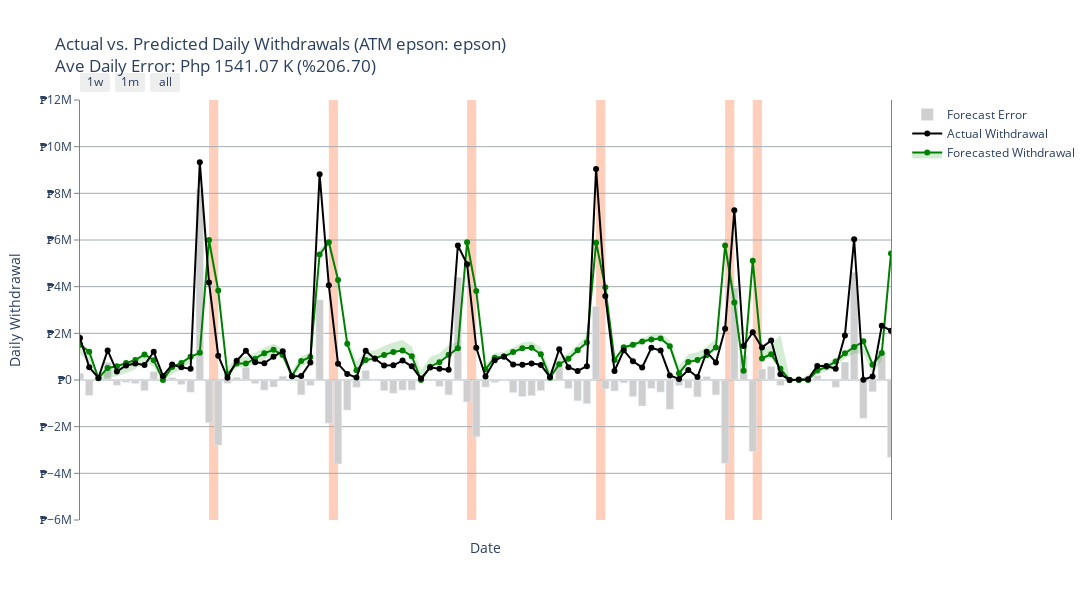

Source (notebook cell):
### Code cell


### Figure 1 — Plotly figure (JSON) as saved in the notebook; plotly's stock layout.template omitted (floating-point values rounded to 4 significant figures; data arrays with more than 128 entries replaced by an {"elided": "..."} marker saying what was removed)
{"data": [{"line": {"width": 0}, "marker": {"color": "rgba(44,160,44,0.2)"}, "mode": "lines", "name": "Lower Bound", "showlegend": false, "type": "scatter", "x": {"elided": "1082 str values"}, "y": {"elided": "1082 float values"}}, {"fill": "tonexty", "fillcolor": "rgba(44,160,44,0.2)", "line": {"color": "green"}, "mode": "lines+markers", "name": "Forecasted Withdrawal", "showlegend": true, "type": "scatter", "x": {"elided": "1082 str values"}, "y": {"elided": "1082 float values"}}, {"fill": "tonexty", "fillcolor": "rgba(44,160,44,0.2)", "line": {"width": 0}, "marker": {"color": "rgba(44,160,44,0.2)"}, "mode": "lines", "name": "Upper Bound", "showlegend": false, "type": "scatter", "x": {"elided": "1082 str values"}, "y": {"elided": "1082 float values"}}, {"line": {"color": "rgba(0,0,0,1)"}, "mode": "lines+markers", "name": "Actual Withdrawal", "showlegend": true, "type": "scatter", "x": {"elided": "1082 str values"}, "y": {"elided": "1082 int values"}}, {"marker": {"color": "rgba(207,207,207,1)"}, "name": "Forecast Error", "showlegend": true, "type": "bar", "x": {"elided": "1082 str values"}, "y": {"elided": "1082 float values"}}], "layout": {"height": 600, "paper_bgcolor": "rgb(255,255,255)", "plot_bgcolor": "rgb(255,255,255)", "shapes": [{"fillcolor": "LightSalmon", "layer": "below", "line": {"width": 0}, "opacity": 0.5, "type": "rect", "x0": "2017-01-13", "x1": "2017-01-14", "xref": "x", "y0": 0, "y1": 1, "yref": "paper"}, {"fillcolor": "LightSalmon", "layer": "below", "line": {"width": 0}, "opacity": 0.5, "type": "rect", "x0": "2017-01-27", "x1": "2017-01-28", "xref": "x", "y0": 0, "y1": 1, "yref": "paper"}, {"fillcolor": "LightSalmon", "layer": "below", "line": {"width": 0}, "opacity": 0.5, "type": "rect", "x0": "2017-01-30", "x1": "2017-01-31", "xref": "x", "y0": 0, "y1": 1, "yref": "paper"}, {"fillcolor": "LightSalmon", "layer": "below", "line": {"width": 0}, "opacity": 0.5, "type": "rect", "x0": "2017-02-15", "x1": "2017-02-16", "xref": "x", "y0": 0, "y1": 1, "yref": "paper"}, {"fillcolor": "LightSalmon", "layer": "below", "line": {"width": 0}, "opacity": 0.5, "type": "rect", "x0": "2017-02-28", "x1": "2017-03-01", "xref": "x", "y0": 0, "y1": 1, "yref": "paper"}, {"fillcolor": "LightSalmon", "layer": "below", "line": {"width": 0}, "opacity": 0.5, "type": "rect", "x0": "2017-03-15", "x1": "2017-03-16", "xref": "x", "y0": 0, "y1": 1, "yref": "paper"}, {"fillcolor": "LightSalmon", "layer": "below", "line": {"width": 0}, "opacity": 0.5, "type": "rect", "x0": "2017-03-30", "x1": "2017-03-31", "xref": "x", "y0": 0, "y1": 1, "yref": "paper"}, {"fillcolor": "LightSalmon", "layer": "below", "line": {"width": 0}, "opacity": 0.5, "type": "rect", "x0": "2017-04-12", "x1": "2017-04-13", "xref": "x", "y0": 0, "y1": 1, "yref": "paper"}, {"fillcolor": "LightSalmon", "layer": "below", "line": {"width": 0}, "opacity": 0.5, "type": "rect", "x0": "2017-04-28", "x1": "2017-04-29", "xref": "x", "y0": 0, "y1": 1, "yref": "paper"}, {"fillcolor": "LightSalmon", "layer": "below", "line": {"width": 0}, "opacity": 0.5, "type": "rect", "x0": "2017-05-12", "x1": "2017-05-13", "xref": "x", "y0": 0, "y1": 1, "yref": "paper"}, {"fillcolor": "LightSalmon", "layer": "below", "line": {"width": 0}, "opacity": 0.5, "type": "rect", "x0": "2017-05-15", "x1": "2017-05-16", "xref": "x", "y0": 0, "y1": 1, "yref": "paper"}, {"fillcolor": "LightSalmon", "layer": "below", "line": {"width": 0}, "opacity": 0.5, "type": "rect", "x0": "2017-05-30", "x1": "2017-05-31", "xref": "x", "y0": 0, "y1": 1, "yref": "paper"}, {"fillcolor": "LightSalmon", "layer": "below", "line": {"width": 0}, "opacity": 0.5, "type": "rect", "x0": "2017-06-15", "x1": "2017-06-16", "xref": "x", "y0": 0, "y1": 1, "yref": "paper"}, {"fillcolor": "LightSalmon", "layer": "below", "line": {"width": 0}, "opacity": 0.5, "type": "rect", "x0": "2017-06-30", "x1": "2017-07-01", "xref": "x", "y0": 0, "y1": 1, "yref": "paper"}, {"fillcolor": "LightSalmon", "layer": "below", "line": {"width": 0}, "opacity": 0.5, "type": "rect", "x0": "2017-07-14", "x1": "2017-07-15", "xref": "x", "y0": 0, "y1": 1, "yref": "paper"}, {"fillcolor": "LightSalmon", "layer": "below", "line": {"width": 0}, "opacity": 0.5, "type": "rect", "x0": "2017-07-28", "x1": "2017-07-29", "xref": "x", "y0": 0, "y1": 1, "yref": "paper"}, {"fillcolor": "LightSalmon", "layer": "below", "line": {"width": 0}, "opacity": 0.5, "type": "rect", "x0": "2017-08-15", "x1": "2017-08-16", "xref": "x", "y0": 0, "y1": 1, "yref": "paper"}, {"fillcolor": "LightSalmon", "layer": "below", "line": {"width": 0}, "opacity": 0.5, "type": "rect", "x0": "2017-08-30", "x1": "2017-08-31", "xref": "x", "y0": 0, "y1": 1, "yref": "paper"}, {"fillcolor": "LightSalmon", "layer": "below", "line": {"width": 0}, "opacity": 0.5, "type": "rect", "x0": "2017-09-15", "x1": "2017-09-16", "xref": "x", "y0": 0, "y1": 1, "yref": "paper"}, {"fillcolor": "LightSalmon", "layer": "below", "line": {"width": 0}, "opacity": 0.5, "type": "rect", "x0": "2017-09-29", "x1": "2017-09-30", "xref": "x", "y0": 0, "y1": 1, "yref": "paper"}, {"fillcolor": "LightSalmon", "layer": "below", "line": {"width": 0}, "opacity": 0.5, "type": "rect", "x0": "2017-10-13", "x1": "2017-10-14", "xref": "x", "y0": 0, "y1": 1, "yref": "paper"}, {"fillcolor": "LightSalmon", "layer": "below", "line": {"width": 0}, "opacity": 0.5, "type": "rect", "x0": "2017-10-27", "x1": "2017-10-28", "xref": "x", "y0": 0, "y1": 1, "yref": "paper"}, {"fillcolor": "LightSalmon", "layer": "below", "line": {"width": 0}, "opacity": 0.5, "type": "rect", "x0": "2017-10-30", "x1": "2017-10-31", "xref": "x", "y0": 0, "y1": 1, "yref": "paper"}, {"fillcolor": "LightSalmon", "layer": "below", "line": {"width": 0}, "opacity": 0.5, "type": "rect", "x0": "2017-11-15", "x1": "2017-11-16", "xref": "x", "y0": 0, "y1": 1, "yref": "paper"}, {"fillcolor": "LightSalmon", "layer": "below", "line": {"width": 0}, "opacity": 0.5, "type": "rect", "x0": "2017-11-29", "x1": "2017-11-30", "xref": "x", "y0": 0, "y1": 1, "yref": "paper"}, {"fillcolor": "LightSalmon", "layer": "below", "line": {"width": 0}, "opacity": 0.5, "type": "rect", "x0": "2017-12-06", "x1": "2017-12-07", "xref": "x", "y0": 0, "y1": 1, "yref": "paper"}, {"fillcolor": "LightSalmon", "layer": "below", "line": {"width": 0}, "opacity": 0.5, "type": "rect", "x0": "2017-12-15", "x1": "2017-12-16", "xref": "x", "y0": 0, "y1": 1, "yref": "paper"}, {"fillcolor": "LightSalmon", "layer": "below", "line": {"width": 0}, "opacity": 0.5, "type": "rect", "x0": "2017-12-22", "x1": "2017-12-23", "xref": "x", "y0": 0, "y1": 1, "yref": "paper"}, {"fillcolor": "LightSalmon", "layer": "below", "line": {"width": 0}, "opacity": 0.5, "type": "rect", "x0": "2018-01-12", "x1": "2018-01-13", "xref": "x", "y0": 0, "y1": 1, "yref": "paper"}, {"fillcolor": "LightSalmon", "layer": "below", "line": {"width": 0}, "opacity": 0.5, "type": "rect", "x0": "2018-01-15", "x1": "2018-01-16", "xref": "x", "y0": 0, "y1": 1, "yref": "paper"}, {"fillcolor": "LightSalmon", "layer": "below", "line": {"width": 0}, "opacity": 0.5, "type": "rect", "x0": "2018-01-30", "x1": "2018-01-31", "xref": "x", "y0": 0, "y1": 1, "yref": "paper"}, {"fillcolor": "LightSalmon", "layer": "below", "line": {"width": 0}, "opacity": 0.5, "type": "rect", "x0": "2018-02-15", "x1": "2018-02-16", "xref": "x", "y0": 0, "y1": 1, "yref": "paper"}, {"fillcolor": "LightSalmon", "layer": "below", "line": {"width": 0}, "opacity": 0.5, "type": "rect", "x0": "2018-02-28", "x1": "2018-03-01", "xref": "x", "y0": 0, "y1": 1, "yref": "paper"}, {"fillcolor": "LightSalmon", "layer": "below", "line": {"width": 0}, "opacity": 0.5, "type": "rect", "x0": "2018-03-15", "x1": "2018-03-16", "xref": "x", "y0": 0, "y1": 1, "yref": "paper"}, {"fillcolor": "LightSalmon", "layer": "below", "line": {"width": 0}, "opacity": 0.5, "type": "rect", "x0": "2018-03-28", "x1": "2018-03-29", "xref": "x", "y0": 0, "y1": 1, "yref": "paper"}, {"fillcolor": "LightSalmon", "layer": "below", "line": {"width": 0}, "opacity": 0.5, "type": "rect", "x0": "2018-04-13", "x1": "2018-04-14", "xref": "x", "y0": 0, "y1": 1, "yref": "paper"}, {"fillcolor": "LightSalmon", "layer": "below", "line": {"width": 0}, "opacity": 0.5, "type": "rect", "x0": "2018-04-27", "x1": "2018-04-28", "xref": "x", "y0": 0, "y1": 1, "yref": "paper"}, {"fillcolor": "LightSalmon", "layer": "below", "line": {"width": 0}, "opacity": 0.5, "type": "rect", "x0": "2018-04-30", "x1": "2018-05-01", "xref": "x", "y0": 0, "y1": 1, "yref": "paper"}, {"fillcolor": "LightSalmon", "layer": "below", "line": {"width": 0}, "opacity": 0.5, "type": "rect", "x0": "2018-05-15", "x1": "2018-05-16", "xref": "x", "y0": 0, "y1": 1, "yref": "paper"}, {"fillcolor": "LightSalmon", "layer": "below", "line": {"width": 0}, "opacity": 0.5, "type": "rect", "x0": "2018-05-30", "x1": "2018-05-31", "xref": "x", "y0": 0, "y1": 1, "yref": "paper"}, {"fillcolor": "LightSalmon", "layer": "below", "line": {"width": 0}, "opacity": 0.5, "type": "rect", "x0": "2018-06-14", "x1": "2018-06-15", "xref": "x", "y0": 0, "y1": 1, "yref": "paper"}, {"fillcolor": "LightSalmon", "layer": "below", "line": {"width": 0}, "opacity": 0.5, "type": "rect", "x0": "2018-06-29", "x1": "2018-06-30", "xref": "x", "y0": 0, "y1": 1, "yref": "paper"}, {"fillcolor": "LightSalmon", "layer": "below", "line": {"width": 0}, "opacity": 0.5, "type": "rect", "x0": "2018-07-13", "x1": "2018-07-14", "xref": "x", "y0": 0, "y1": 1, "yref": "paper"}, {"fillcolor": "LightSalmon", "layer": "below", "line": {"width": 0}, "opacity": 0.5, "type": "rect", "x0": "2018-07-27", "x1": "2018-07-28", "xref": "x", "y0": 0, "y1": 1, "yref": "paper"}, {"fillcolor": "LightSalmon", "layer": "below", "line": {"width": 0}, "opacity": 0.5, "type": "rect", "x0": "2018-07-30", "x1": "2018-07-31", "xref": "x", "y0": 0, "y1": 1, "yref": "paper"}, {"fillcolor": "LightSalmon", "layer": "below", "line": {"width": 0}, "opacity": 0.5, "type": "rect", "x0": "2018-08-15", "x1": "2018-08-16", "xref": "x", "y0": 0, "y1": 1, "yref": "paper"}, {"fillcolor": "LightSalmon", "layer": "below", "line": {"width": 0}, "opacity": 0.5, "type": "rect", "x0": "2018-08-30", "x1": "2018-08-31", "xref": "x", "y0": 0, "y1": 1, "yref": "paper"}, {"fillcolor": "LightSalmon", "layer": "below", "line": {"width": 0}, "opacity": 0.5, "type": "rect", "x0": "2018-09-14", "x1": "2018-09-15", "xref": "x", "y0": 0, "y1": 1, "yref": "paper"}, {"fillcolor": "LightSalmon", "layer": "below", "line": {"width": 0}, "opacity": 0.5, "type": "rect", "x0": "2018-09-28", "x1": "2018-09-29", "xref": "x", "y0": 0, "y1": 1, "yref": "paper"}, {"fillcolor": "LightSalmon", "layer": "below", "line": {"width": 0}, "opacity": 0.5, "type": "rect", "x0": "2018-10-12", "x1": "2018-10-13", "xref": "x", "y0": 0, "y1": 1, "yref": "paper"}, {"fillcolor": "LightSalmon", "layer": "below", "line": {"width": 0}, "opacity": 0.5, "type": "rect", "x0": "2018-10-15", "x1": "2018-10-16", "xref": "x", "y0": 0, "y1": 1, "yref": "paper"}, {"fillcolor": "LightSalmon", "layer": "below", "line": {"width": 0}, "opacity": 0.5, "type": "rect", "x0": "2018-10-30", "x1": "2018-10-31", "xref": "x", "y0": 0, "y1": 1, "yref": "paper"}, {"fillcolor": "LightSalmon", "layer": "below", "line": {"width": 0}, "opacity": 0.5, "type": "rect", "x0": "2018-11-15", "x1": "2018-11-16", "xref": "x", "y0": 0, "y1": 1, "yref": "paper"}, {"fillcolor": "LightSalmon", "layer": "below", "line": {"width": 0}, "opacity": 0.5, "type": "rect", "x0": "2018-11-29", "x1": "2018-11-30", "xref": "x", "y0": 0, "y1": 1, "yref": "paper"}, {"fillcolor": "LightSalmon", "layer": "below", "line": {"width": 0}, "opacity": 0.5, "type": "rect", "x0": "2018-12-05", "x1": "2018-12-06", "xref": "x", "y0": 0, "y1": 1, "yref": "paper"}, {"fillcolor": "LightSalmon", "layer": "below", "line": {"width": 0}, "opacity": 0.5, "type": "rect", "x0": "2018-12-14", "x1": "2018-12-15", "xref": "x", "y0": 0, "y1": 1, "yref": "paper"}, {"fillcolor": "LightSalmon", "layer": "below", "line": {"width": 0}, "opacity": 0.5, "type": "rect", "x0": "2018-12-21", "x1": "2018-12-22", "xref": "x", "y0": 0, "y1": 1, "yref": "paper"}, {"fillcolor": "LightSalmon", "layer": "below", "line": {"width": 0}, "opacity": 0.5, "type": "rect", "x0": "2019-01-15", "x1": "2019-01-16", "xref": "x", "y0": 0, "y1": 1, "yref": "paper"}, {"fillcolor": "LightSalmon", "layer": "below", "line": {"width": 0}, "opacity": 0.5, "type": "rect", "x0": "2019-01-30", "x1": "2019-01-31", "xref": "x", "y0": 0, "y1": 1, "yref": "paper"}, {"fillcolor": "LightSalmon", "layer": "below", "line": {"width": 0}, "opacity": 0.5, "type": "rect", "x0": "2019-02-15", "x1": "2019-02-16", "xref": "x", "y0": 0, "y1": 1, "yref": "paper"}, {"fillcolor": "LightSalmon", "layer": "below", "line": {"width": 0}, "opacity": 0.5, "type": "rect", "x0": "2019-02-28", "x1": "2019-03-01", "xref": "x", "y0": 0, "y1": 1, "yref": "paper"}, {"fillcolor": "LightSalmon", "layer": "below", "line": {"width": 0}, "opacity": 0.5, "type": "rect", "x0": "2019-03-15", "x1": "2019-03-16", "xref": "x", "y0": 0, "y1": 1, "yref": "paper"}, {"fillcolor": "LightSalmon", "layer": "below", "line": {"width": 0}, "opacity": 0.5, "type": "rect", "x0": "2019-03-29", "x1": "2019-03-30", "xref": "x", "y0": 0, "y1": 1, "yref": "paper"}, {"fillcolor": "LightSalmon", "layer": "below", "line": {"width": 0}, "opacity": 0.5, "type": "rect", "x0": "2019-04-12", "x1": "2019-04-13", "xref": "x", "y0": 0, "y1": 1, "yref": "paper"}, {"fillcolor": "LightSalmon", "layer": "below", "line": {"width": 0}, "opacity": 0.5, "type": "rect", "x0": "2019-04-15", "x1": "2019-04-16", "xref": "x", "y0": 0, "y1": 1, "yref": "paper"}, {"fillcolor": "LightSalmon", "layer": "below", "line": {"width": 0}, "opacity": 0.5, "type": "rect", "x0": "2019-04-30", "x1": "2019-05-01", "xref": "x", "y0": 0, "y1": 1, "yref": "paper"}, {"fillcolor": "LightSalmon", "layer": "below", "line": {"width": 0}, "opacity": 0.5, "type": "rect", "x0": "2019-05-15", "x1": "2019-05-16", "xref": "x", "y0": 0, "y1": 1, "yref": "paper"}, {"fillcolor": "LightSalmon", "layer": "below", "line": {"width": 0}, "opacity": 0.5, "type": "rect", "x0": "2019-05-30", "x1": "2019-05-31", "xref": "x", "y0": 0, "y1": 1, "yref": "paper"}, {"fillcolor": "LightSalmon", "layer": "below", "line": {"width": 0}, "opacity": 0.5, "type": "rect", "x0": "2019-06-14", "x1": "2019-06-15", "xref": "x", "y0": 0, "y1": 1, "yref": "paper"}, {"fillcolor": "LightSalmon", "layer": "below", "line": {"width": 0}, "opacity": 0.5, "type": "rect", "x0": "2019-06-28", "x1": "2019-06-29", "xref": "x", "y0": 0, "y1": 1, "yref": "paper"}, {"fillcolor": "LightSalmon", "layer": "below", "line": {"width": 0}, "opacity": 0.5, "type": "rect", "x0": "2019-07-15", "x1": "2019-07-16", "xref": "x", "y0": 0, "y1": 1, "yref": "paper"}, {"fillcolor": "LightSalmon", "layer": "below", "line": {"width": 0}, "opacity": 0.5, "type": "rect", "x0": "2019-07-30", "x1": "2019-07-31", "xref": "x", "y0": 0, "y1": 1, "yref": "paper"}, {"fillcolor": "LightSalmon", "layer": "below", "line": {"width": 0}, "opacity": 0.5, "type": "rect", "x0": "2019-08-15", "x1": "2019-08-16", "xref": "x", "y0": 0, "y1": 1, "yref": "paper"}, {"fillcolor": "LightSalmon", "layer": "below", "line": {"width": 0}, "opacity": 0.5, "type": "rect", "x0": "2019-08-30", "x1": "2019-08-31", "xref": "x", "y0": 0, "y1": 1, "yref": "paper"}, {"fillcolor": "LightSalmon", "layer": "below", "line": {"width": 0}, "opacity": 0.5, "type": "rect", "x0": "2019-09-13", "x1": "2019-09-14", "xref": "x", "y0": 0, "y1": 1, "yref": "paper"}, {"fillcolor": "LightSalmon", "layer": "below", "line": {"width": 0}, "opacity": 0.5, "type": "rect", "x0": "2019-09-27", "x1": "2019-09-28", "xref": "x", "y0": 0, "y1": 1, "yref": "paper"}, {"fillcolor": "LightSalmon", "layer": "below", "line": {"width": 0}, "opacity": 0.5, "type": "rect", "x0": "2019-09-30", "x1": "2019-10-01", "xref": "x", "y0": 0, "y1": 1, "yref": "paper"}, {"fillcolor": "LightSalmon", "layer": "below", "line": {"width": 0}, "opacity": 0.5, "type": "rect", "x0": "2019-10-15", "x1": "2019-10-16", "xref": "x", "y0": 0, "y1": 1, "yref": "paper"}, {"fillcolor": "LightSalmon", "layer": "below", "line": {"width": 0}, "opacity": 0.5, "type": "rect", "x0": "2019-10-30", "x1": "2019-10-31", "xref": "x", "y0": 0, "y1": 1, "yref": "paper"}, {"fillcolor": "LightSalmon", "layer": "below", "line": {"width": 0}, "opacity": 0.5, "type": "rect", "x0": "2019-11-15", "x1": "2019-11-16", "xref": "x", "y0": 0, "y1": 1, "yref": "paper"}, {"fillcolor": "LightSalmon", "layer": "below", "line": {"width": 0}, "opacity": 0.5, "type": "rect", "x0": "2019-11-29", "x1": "2019-11-30", "xref": "x", "y0": 0, "y1": 1, "yref": "paper"}, {"fillcolor": "LightSalmon", "layer": "below", "line": {"width": 0}, "opacity": 0.5, "type": "rect", "x0": "2019-12-13", "x1": "2019-12-14", "xref": "x", "y0": 0, "y1": 1, "yref": "paper"}, {"fillcolor": "LightSalmon", "layer": "below", "line": {"width": 0}, "opacity": 0.5, "type": "rect", "x0": "2019-12-20", "x1": "2019-12-21", "xref": "x", "y0": 0, "y1": 1, "yref": "paper"}, {"fillcolor": "LightSalmon", "layer": "below", "line": {"width": 0}, "opacity": 0.5, "type": "rect", "x0": "2020-01-15", "x1": "2020-01-16", "xref": "x", "y0": 0, "y1": 1, "yref": "paper"}, {"fillcolor": "LightSalmon", "layer": "below", "line": {"width": 0}, "opacity": 0.5, "type": "rect", "x0": "2020-01-30", "x1": "2020-01-31", "xref": "x", "y0": 0, "y1": 1, "yref": "paper"}, {"fillcolor": "LightSalmon", "layer": "below", "line": {"width": 0}, "opacity": 0.5, "type": "rect", "x0": "2020-02-14", "x1": "2020-02-15", "xref": "x", "y0": 0, "y1": 1, "yref": "paper"}, {"fillcolor": "LightSalmon", "layer": "below", "line": {"width": 0}, "opacity": 0.5, "type": "rect", "x0": "2020-02-28", "x1": "2020-02-29", "xref": "x", "y0": 0, "y1": 1, "yref": "paper"}, {"fillcolor": "LightSalmon", "layer": "below", "line": {"width": 0}, "opacity": 0.5, "type": "rect", "x0": "2020-03-13", "x1": "2020-03-14", "xref": "x", "y0": 0, "y1": 1, "yref": "paper"}, {"fillcolor": "LightSalmon", "layer": "below", "line": {"width": 0}, "opacity": 0.5, "type": "rect", "x0": "2020-03-27", "x1": "2020-03-28", "xref": "x", "y0": 0, "y1": 1, "yref": "paper"}, {"fillcolor": "LightSalmon", "layer": "below", "line": {"width": 0}, "opacity": 0.5, "type": "rect", "x0": "2020-03-30", "x1": "2020-03-31", "xref": "x", "y0": 0, "y1": 1, "yref": "paper"}, {"fillcolor": "LightSalmon", "layer": "below", "line": {"width": 0}, "opacity": 0.5, "type": "rect", "x0": "2020-04-15", "x1": "2020-04-16", "xref": "x", "y0": 0, "y1": 1, "yref": "paper"}, {"fillcolor": "LightSalmon", "layer": "below", "line": {"width": 0}, "opacity": 0.5, "type": "rect", "x0": "2020-04-30", "x1": "2020-05-01", "xref": "x", "y0": 0, "y1": 1, "yref": "paper"}, {"fillcolor": "LightSalmon", "layer": "below", "line": {"width": 0}, "opacity": 0.5, "type": "rect", "x0": "2020-05-15", "x1": "2020-05-16", "xref": "x", "y0": 0, "y1": 1, "yref": "paper"}, {"fillcolor": "LightSalmon", "layer": "below", "line": {"width": 0}, "opacity": 0.5, "type": "rect", "x0": "2020-05-29", "x1": "2020-05-30", "xref": "x", "y0": 0, "y1": 1, "yref": "paper"}, {"fillcolor": "LightSalmon", "layer": "below", "line": {"width": 0}, "opacity": 0.5, "type": "rect", "x0": "2020-06-12", "x1": "2020-06-13", "xref": "x", "y0": 0, "y1": 1, "yref": "paper"}, {"fillcolor": "LightSalmon", "layer": "below", "line": {"width": 0}, "opacity": 0.5, "type": "rect", "x0": "2020-06-15", "x1": "2020-06-16", "xref": "x", "y0": 0, "y1": 1, "yref": "paper"}, {"fillcolor": "LightSalmon", "layer": "below", "line": {"width": 0}, "opacity": 0.5, "type": "rect", "x0": "2020-06-30", "x1": "2020-07-01", "xref": "x", "y0": 0, "y1": 1, "yref": "paper"}, {"fillcolor": "LightSalmon", "layer": "below", "line": {"width": 0}, "opacity": 0.5, "type": "rect", "x0": "2020-07-15", "x1": "2020-07-16", "xref": "x", "y0": 0, "y1": 1, "yref": "paper"}, {"fillcolor": "LightSalmon", "layer": "below", "line": {"width": 0}, "opacity": 0.5, "type": "rect", "x0": "2020-07-30", "x1": "2020-07-31", "xref": "x", "y0": 0, "y1": 1, "yref": "paper"}, {"fillcolor": "LightSalmon", "layer": "below", "line": {"width": 0}, "opacity": 0.5, "type": "rect", "x0": "2020-08-14", "x1": "2020-08-15", "xref": "x", "y0": 0, "y1": 1, "yref": "paper"}, {"fillcolor": "LightSalmon", "layer": "below", "line": {"width": 0}, "opacity": 0.5, "type": "rect", "x0": "2020-08-28", "x1": "2020-08-29", "xref": "x", "y0": 0, "y1": 1, "yref": "paper"}, {"fillcolor": "LightSalmon", "layer": "below", "line": {"width": 0}, "opacity": 0.5, "type": "rect", "x0": "2020-09-15", "x1": "2020-09-16", "xref": "x", "y0": 0, "y1": 1, "yref": "paper"}, {"fillcolor": "LightSalmon", "layer": "below", "line": {"width": 0}, "opacity": 0.5, "type": "rect", "x0": "2020-09-30", "x1": "2020-10-01", "xref": "x", "y0": 0, "y1": 1, "yref": "paper"}, {"fillcolor": "LightSalmon", "layer": "below", "line": {"width": 0}, "opacity": 0.5, "type": "rect", "x0": "2020-10-15", "x1": "2020-10-16", "xref": "x", "y0": 0, "y1": 1, "yref": "paper"}, {"fillcolor": "LightSalmon", "layer": "below", "line": {"width": 0}, "opacity": 0.5, "type": "rect", "x0": "2020-10-30", "x1": "2020-10-31", "xref": "x", "y0": 0, "y1": 1, "yref": "paper"}, {"fillcolor": "LightSalmon", "layer": "below", "line": {"width": 0}, "opacity": 0.5, "type": "rect", "x0": "2020-11-13", "x1": "2020-11-14", "xref": "x", "y0": 0, "y1": 1, "yref": "paper"}, {"fillcolor": "LightSalmon", "layer": "below", "line": {"width": 0}, "opacity": 0.5, "type": "rect", "x0": "2020-11-27", "x1": "2020-11-28", "xref": "x", "y0": 0, "y1": 1, "yref": "paper"}, {"fillcolor": "LightSalmon", "layer": "below", "line": {"width": 0}, "opacity": 0.5, "type": "rect", "x0": "2020-12-15", "x1": "2020-12-16", "xref": "x", "y0": 0, "y1": 1, "yref": "paper"}, {"fillcolor": "LightSalmon", "layer": "below", "line": {"width": 0}, "opacity": 0.5, "type": "rect", "x0": "2020-12-29", "x1": "2020-12-30", "xref": "x", "y0": 0, "y1": 1, "yref": "paper"}], "showlegend": true, "title": {"text": "Actual vs. Predicted Daily Withdrawals (ATM epson: epson)<br>Ave Daily Error: Php 1541.07 K (%206.70)"}, "width": 1200, "xaxis": {"gridcolor": "rgb(165,172,175)", "gridwidth": 0.5, "range": ["2019-02-01", "2019-04-30"], "rangeselector": {"buttons": [{"count": 7, "label": "1w", "step": "day"}, {"count": 1, "label": "1m", "step": "month"}, {"step": "all"}]}, "rangeslider": {"visible": false}, "showgrid": true, "showline": false, "showticklabels": true, "tickcolor": "rgb(127,127,127)", "tickformat": "%b %d <br>%Y <br>(%a)", "tickmode": "array", "ticks": "outside", "ticktext": [], "tickvals": {"elided": "1082 int values"}, "title": {"text": "Date"}, "type": "date", "zeroline": false}, "yaxis": {"gridcolor": "rgb(165,172,175)", "linecolor": "gray", "mirror": true, "range": [-6000000, 12000000], "showgrid": true, "showline": true, "showticklabels": true, "tickcolor": "rgb(127,127,127)", "tickprefix": "₱", "ticks": "outside", "title": {"text": "Daily Withdrawal"}, "zeroline": false}}}
